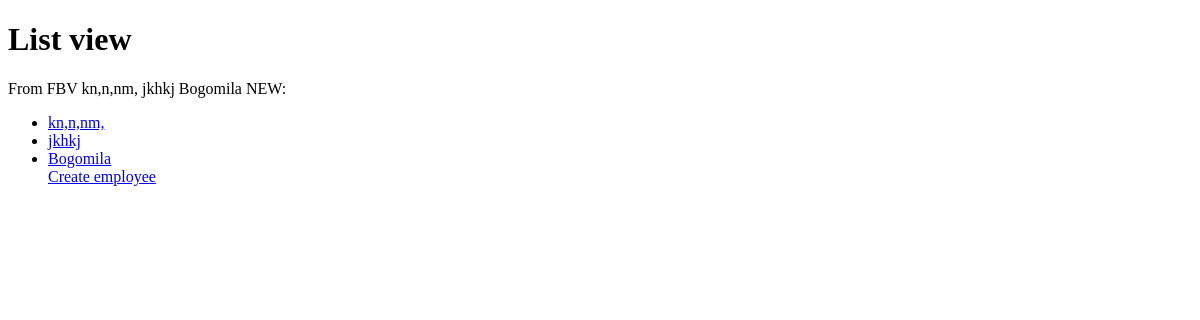
Before: / with the older database file.
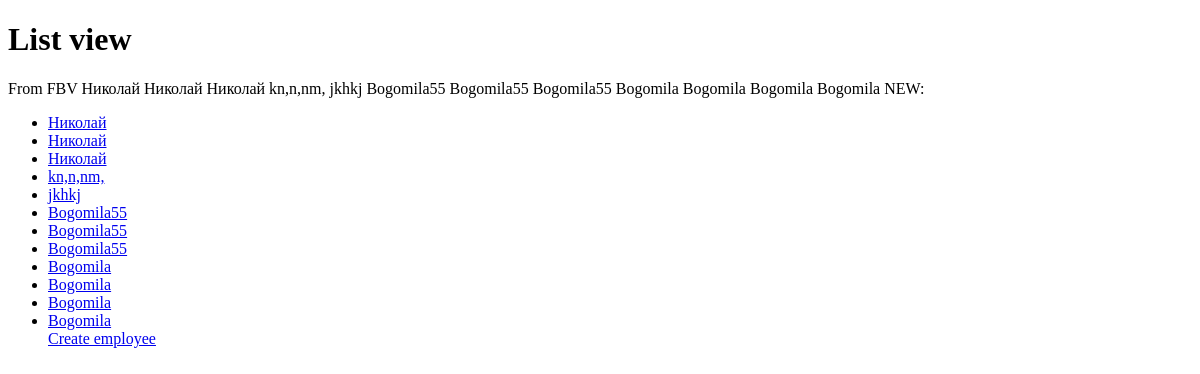
After: the same page with the newer database file.
### cbv_softuni/web/models.py (models this page shows)
class Employee(models.Model):
    first_name = models.CharField(
        max_length=30,
    )
    last_name = models.CharField(
        max_length=30,
    )
    seniority_level = models.CharField(
        max_length=30,
        choices=(
            ('Senior', 'Senior'),
            ('Junior', 'Junior'),
        )
    )

### cbv_softuni/web/views.py (the view)
# urls.py: path('', IndexViewWithList.as_view(), name='index'),
class IndexViewWithList(views.ListView):
    model = Employee
    template_name = 'index.html'
    context_object_name = 'employees'
    extra_context = {
        'title': 'List view',  # static context
    }
    def get_queryset(self):
        queryset = super().get_queryset()
        queryset = queryset.order_by('-first_name')
        return queryset

### templates/index.html (shortened to what this page needs)
<!DOCTYPE html>
<html lang="en">
<head>
</head>
<body>
<h1>{{ title }}</h1>
From FBV
{% for employee in employees %}
    {{ employee.first_name }}
{% endfor %}
NEW:
<ul>
{% for employee in employees %}
    <li>
<a href="{% url 'employee details' pk=employee.pk %}">
    {{ employee.first_name }}
</a>
   </li>
   {% endfor %}
<a href="{% url 'employee create' %}" >Create employee</a>
</ul>
</body>
</html>

Changed rows visible on the page:
added Employee: first_name "Николай"
added Employee: first_name "Николай"
added Employee: first_name "Николай"
added Employee: first_name "Bogomila55"
added Employee: first_name "Bogomila55"
added Employee: first_name "Bogomila55"
added Employee: first_name "Bogomila"
added Employee: first_name "Bogomila"
added Employee: first_name "Bogomila"
